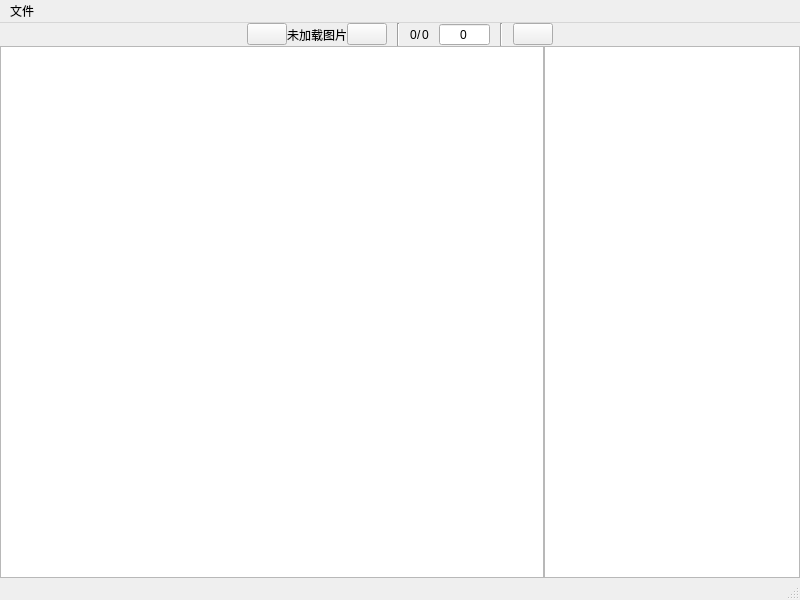
<?xml version="1.0" encoding="UTF-8"?>
<ui version="4.0">
 <class>MainWindow</class>
 <widget class="QMainWindow" name="MainWindow">
  <property name="geometry">
   <rect>
    <x>0</x>
    <y>0</y>
    <width>800</width>
    <height>600</height>
   </rect>
  </property>
  <property name="windowTitle">
   <string>图片可视化</string>
  </property>
  <property name="windowIcon">
   <iconset resource="../img/static.qrc">
    <normaloff>:/logo.png</normaloff>:/logo.png</iconset>
  </property>
  <widget class="QWidget" name="centralwidget">
   <layout class="QVBoxLayout" name="verticalLayout_2">
    <property name="spacing">
     <number>0</number>
    </property>
    <property name="leftMargin">
     <number>0</number>
    </property>
    <property name="topMargin">
     <number>0</number>
    </property>
    <property name="rightMargin">
     <number>0</number>
    </property>
    <property name="bottomMargin">
     <number>0</number>
    </property>
    <item>
     <layout class="QVBoxLayout" name="verticalLayout">
      <item>
       <layout class="QHBoxLayout" name="horizontalLayout">
        <item>
         <spacer name="horizontalSpacer">
          <property name="orientation">
           <enum>Qt::Horizontal</enum>
          </property>
          <property name="sizeHint" stdset="0">
           <size>
            <width>40</width>
            <height>20</height>
           </size>
          </property>
         </spacer>
        </item>
        <item>
         <widget class="QPushButton" name="btn_prev">
          <property name="sizePolicy">
           <sizepolicy hsizetype="Fixed" vsizetype="Fixed">
            <horstretch>0</horstretch>
            <verstretch>0</verstretch>
           </sizepolicy>
          </property>
          <property name="toolTip">
           <string>上一张</string>
          </property>
          <property name="text">
           <string/>
          </property>
          <property name="icon">
           <iconset resource="../img/static.qrc">
            <normaloff>:/left.png</normaloff>:/left.png</iconset>
          </property>
          <property name="shortcut">
           <string>Left</string>
          </property>
         </widget>
        </item>
        <item>
         <widget class="QLabel" name="img_name">
          <property name="text">
           <string>未加载图片</string>
          </property>
          <property name="alignment">
           <set>Qt::AlignCenter</set>
          </property>
          <property name="margin">
           <number>5</number>
          </property>
         </widget>
        </item>
        <item>
         <widget class="QPushButton" name="btn_next">
          <property name="sizePolicy">
           <sizepolicy hsizetype="Fixed" vsizetype="Fixed">
            <horstretch>0</horstretch>
            <verstretch>0</verstretch>
           </sizepolicy>
          </property>
          <property name="toolTip">
           <string>下一张</string>
          </property>
          <property name="text">
           <string/>
          </property>
          <property name="icon">
           <iconset resource="../img/static.qrc">
            <normaloff>:/right.png</normaloff>:/right.png</iconset>
          </property>
          <property name="shortcut">
           <string>Right</string>
          </property>
         </widget>
        </item>
        <item>
         <spacer name="horizontalSpacer_4">
          <property name="orientation">
           <enum>Qt::Horizontal</enum>
          </property>
          <property name="sizeType">
           <enum>QSizePolicy::Fixed</enum>
          </property>
          <property name="sizeHint" stdset="0">
           <size>
            <width>10</width>
            <height>20</height>
           </size>
          </property>
         </spacer>
        </item>
        <item>
         <widget class="Line" name="line">
          <property name="orientation">
           <enum>Qt::Vertical</enum>
          </property>
         </widget>
        </item>
        <item>
         <spacer name="horizontalSpacer_3">
          <property name="orientation">
           <enum>Qt::Horizontal</enum>
          </property>
          <property name="sizeType">
           <enum>QSizePolicy::Fixed</enum>
          </property>
          <property name="sizeHint" stdset="0">
           <size>
            <width>10</width>
            <height>20</height>
           </size>
          </property>
         </spacer>
        </item>
        <item>
         <widget class="QLabel" name="img_idx_now">
          <property name="text">
           <string>0</string>
          </property>
         </widget>
        </item>
        <item>
         <widget class="QLabel" name="img_idx_seg">
          <property name="sizePolicy">
           <sizepolicy hsizetype="Fixed" vsizetype="Preferred">
            <horstretch>0</horstretch>
            <verstretch>0</verstretch>
           </sizepolicy>
          </property>
          <property name="text">
           <string>/</string>
          </property>
         </widget>
        </item>
        <item>
         <widget class="QLabel" name="img_idx_total">
          <property name="text">
           <string>0</string>
          </property>
         </widget>
        </item>
        <item>
         <spacer name="horizontalSpacer_6">
          <property name="orientation">
           <enum>Qt::Horizontal</enum>
          </property>
          <property name="sizeType">
           <enum>QSizePolicy::Fixed</enum>
          </property>
          <property name="sizeHint" stdset="0">
           <size>
            <width>10</width>
            <height>20</height>
           </size>
          </property>
         </spacer>
        </item>
        <item>
         <widget class="QSpinBox" name="img_idx_input">
          <property name="sizePolicy">
           <sizepolicy hsizetype="Preferred" vsizetype="Fixed">
            <horstretch>0</horstretch>
            <verstretch>0</verstretch>
           </sizepolicy>
          </property>
          <property name="alignment">
           <set>Qt::AlignCenter</set>
          </property>
          <property name="buttonSymbols">
           <enum>QAbstractSpinBox::NoButtons</enum>
          </property>
          <property name="maximum">
           <number>999999999</number>
          </property>
         </widget>
        </item>
        <item>
         <spacer name="horizontalSpacer_5">
          <property name="orientation">
           <enum>Qt::Horizontal</enum>
          </property>
          <property name="sizeType">
           <enum>QSizePolicy::Fixed</enum>
          </property>
          <property name="sizeHint" stdset="0">
           <size>
            <width>10</width>
            <height>20</height>
           </size>
          </property>
         </spacer>
        </item>
        <item>
         <widget class="Line" name="line_2">
          <property name="orientation">
           <enum>Qt::Vertical</enum>
          </property>
         </widget>
        </item>
        <item>
         <spacer name="horizontalSpacer_7">
          <property name="orientation">
           <enum>Qt::Horizontal</enum>
          </property>
          <property name="sizeType">
           <enum>QSizePolicy::Fixed</enum>
          </property>
          <property name="sizeHint" stdset="0">
           <size>
            <width>10</width>
            <height>20</height>
           </size>
          </property>
         </spacer>
        </item>
        <item>
         <widget class="QPushButton" name="btn_xuanzhuan">
          <property name="sizePolicy">
           <sizepolicy hsizetype="Fixed" vsizetype="Fixed">
            <horstretch>0</horstretch>
            <verstretch>0</verstretch>
           </sizepolicy>
          </property>
          <property name="toolTip">
           <string>旋转</string>
          </property>
          <property name="text">
           <string/>
          </property>
          <property name="icon">
           <iconset resource="../img/static.qrc">
            <normaloff>:/xuanzhuan.png</normaloff>:/xuanzhuan.png</iconset>
          </property>
          <property name="shortcut">
           <string>R</string>
          </property>
         </widget>
        </item>
        <item>
         <spacer name="horizontalSpacer_2">
          <property name="orientation">
           <enum>Qt::Horizontal</enum>
          </property>
          <property name="sizeHint" stdset="0">
           <size>
            <width>40</width>
            <height>20</height>
           </size>
          </property>
         </spacer>
        </item>
       </layout>
      </item>
      <item>
       <layout class="QHBoxLayout" name="horizontalLayout_2">
        <property name="spacing">
         <number>0</number>
        </property>
        <item>
         <widget class="QGraphicsView" name="graphicsView"/>
        </item>
        <item>
         <widget class="QListView" name="listView">
          <property name="sizePolicy">
           <sizepolicy hsizetype="Fixed" vsizetype="Expanding">
            <horstretch>0</horstretch>
            <verstretch>0</verstretch>
           </sizepolicy>
          </property>
          <property name="editTriggers">
           <set>QAbstractItemView::SelectedClicked</set>
          </property>
          <property name="itemAlignment">
           <set>Qt::AlignLeading</set>
          </property>
         </widget>
        </item>
       </layout>
      </item>
     </layout>
    </item>
   </layout>
  </widget>
  <widget class="QMenuBar" name="menubar">
   <property name="geometry">
    <rect>
     <x>0</x>
     <y>0</y>
     <width>800</width>
     <height>23</height>
    </rect>
   </property>
   <widget class="QMenu" name="menu">
    <property name="title">
     <string>文件</string>
    </property>
    <addaction name="action_dir"/>
   </widget>
   <addaction name="menu"/>
  </widget>
  <widget class="QStatusBar" name="statusbar"/>
  <action name="action_dir">
   <property name="icon">
    <iconset resource="../img/static.qrc">
     <normaloff>:/dir.png</normaloff>:/dir.png</iconset>
   </property>
   <property name="text">
    <string>选择目录</string>
   </property>
   <property name="shortcut">
    <string>Ctrl+O</string>
   </property>
  </action>
  <action name="action_theme_dark">
   <property name="icon">
    <iconset resource="../img/static.qrc">
     <normaloff>:/dark.png</normaloff>:/dark.png</iconset>
   </property>
   <property name="text">
    <string>深色</string>
   </property>
  </action>
  <action name="action_theme_light">
   <property name="icon">
    <iconset resource="../img/static.qrc">
     <normaloff>:/sun.png</normaloff>:/sun.png</iconset>
   </property>
   <property name="text">
    <string>浅色</string>
   </property>
  </action>
 </widget>
 <resources>
  <include location="../img/static.qrc"/>
 </resources>
 <connections/>
</ui>
